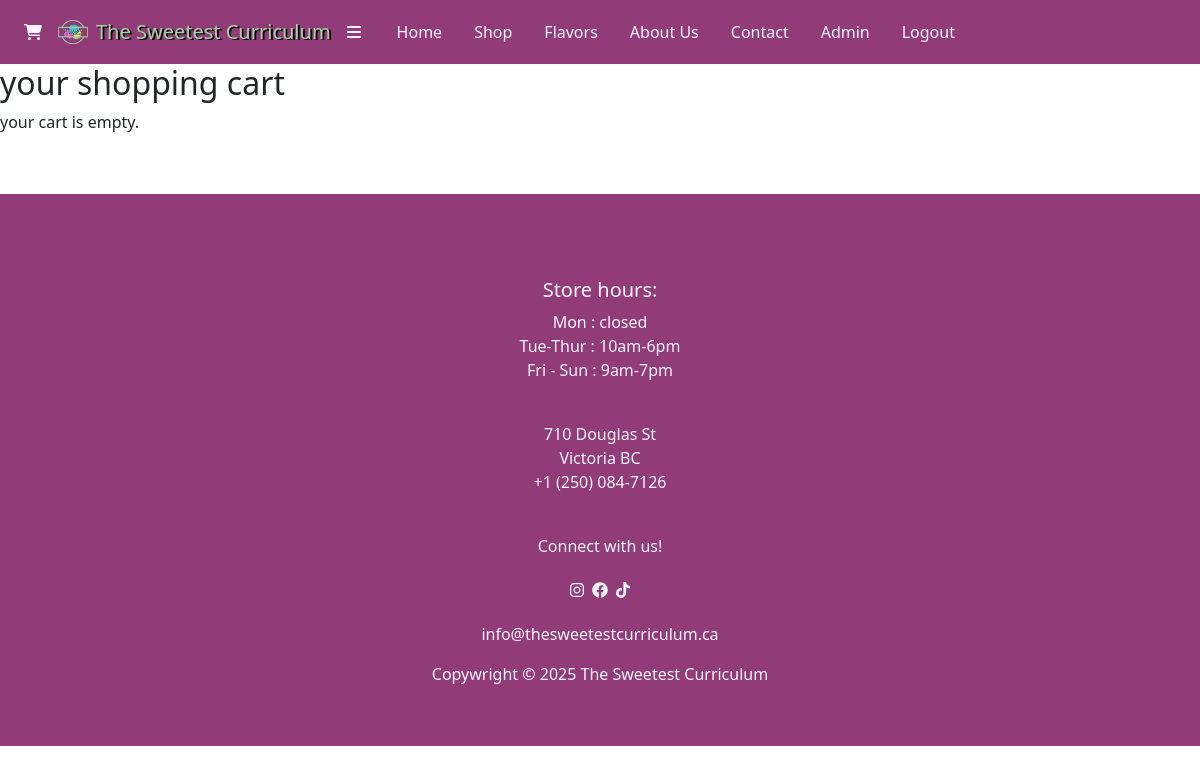
/cart.php (signed in), run on an earlier commit of the app's database.
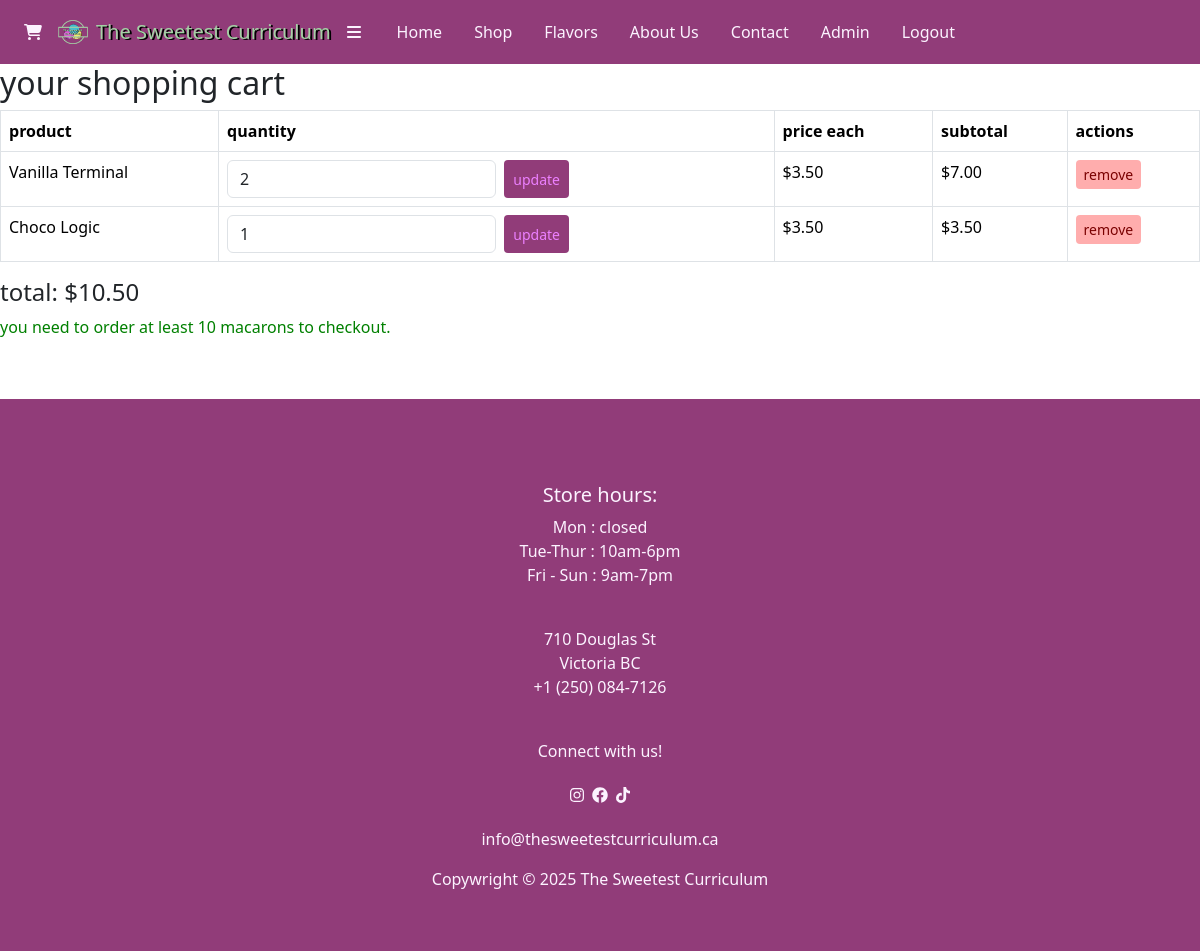
And on a later commit of the database.
### tables this page shows
CREATE TABLE cart (
    user_id INT NOT NULL,
    product_id INT NOT NULL,
    quantity INT NOT NULL,
    PRIMARY KEY (user_id, product_id),
    FOREIGN KEY (user_id) REFERENCES users(user_id),
    FOREIGN KEY (product_id) REFERENCES products(product_id)
);

CREATE TABLE products (
    product_id INT PRIMARY KEY AUTO_INCREMENT,
    productName VARCHAR(100) NOT NULL,
    price DECIMAL(10,2) NOT NULL,
    imageURL TEXT,
    description TEXT NOT NULL
);

### cart.php (the view, shortened to what this page needs)
<?php
include 'includes/header.php';
include 'database/db.php';
$user_id = $_SESSION['user_id'];
$sql = "SELECT cart.product_id, cart.quantity, products.productName, products.price
        FROM cart
        JOIN products ON cart.product_id = products.product_id
        WHERE cart.user_id = $user_id";
$result = mysqli_query($dbc, $sql);
$cart_items = [];
$total = 0;
if ($result) {
    while ($row = mysqli_fetch_assoc($result)) {
        $cart_items[] = $row;
    }
}
?>
<h2>your shopping cart</h2>
<?php if (count($cart_items) === 0): ?>
    <p>your cart is empty.</p>
<?php else: ?>
    <table class="table table-bordered">
        <thead>
            <tr>
                <th>product</th>
                <th>quantity</th>
                <th>price each</th>
                <th>subtotal</th>
                <th>actions</th>
            </tr>
        </thead>
        <tbody>
            <?php foreach ($cart_items as $item):
                $subtotal = $item['price'] * $item['quantity'];
                $total += $subtotal;
            ?>
                <tr>
                    <td><?= htmlspecialchars($item['productName']) ?></td>
                    <td>
                        <form action="update-cart.php" method="post" class="d-flex">
                            <input type="number" name="quantity" value="<?= $item['quantity'] ?>" min="1" class="form-control w-50 me-2">
                            <button class="btn btn-sm btn-update" type="submit">update</button>
                        </form>
                    </td>
                    <td>$<?= number_format($item['price'], 2) ?></td>
                    <td>$<?= number_format($subtotal, 2) ?></td>
                    <td>
                        <a href="delete-cart-item.php?product_id=<?= $item['product_id'] ?>" class="btn btn-sm btn-danger">remove</a>
                    </td>
                </tr>
            <?php endforeach; ?>
        </tbody>
    </table>
    <?php
        $total_quantity = 0;
        foreach ($cart_items as $item) {
            $total_quantity += $item['quantity'];
        }
    ?>
    <h4>total: $<?= number_format($total, 2) ?></h4>
    <?php if ($total_quantity >= 10): ?>
        <a href="order.php" class="btn btn-success">proceed to checkout</a>
        <?php else: ?>
            <p style="color: green;">you need to order at least 10 macarons to checkout.</p>
        <?php endif; ?>
    <?php endif; ?>
    <?php include 'includes/footer.php'; ?>

### includes/header.php (shortened to what this page needs)
<?php
    if (!isset($base_path)) $base_path = '';
?>
<!doctype html>
<html lang="en">
<head>
  <link href="https://cdn.jsdelivr.net/npm/bootstrap@5.3.3/dist/css/bootstrap.min.css" rel="stylesheet">
  <link rel="stylesheet" href="<?= $base_path ?>assets/css/styles.css">
</head>
<nav class="navbar navbar-expand-lg bg-body-tertiary">
  <div class="container-fluid">
    <button class="btn btn-primary" type="button">
      <a href="<?= $base_path ?>cart.php"><i class="fa-solid fa-cart-shopping"></i></a>
    </button>
    <a class="navbar-brand" href="<?= $base_path ?>index.php" id="navbar_brand">
      <img src="<?= $base_path ?>assets/images/logo.png" width="30" height="30" alt="The Sweetest Curriculum logo" class="logo">
      <div class="text_brand">The Sweetest Curriculum</div>
    </a>
    <button class="btn btn-primary" type="button" data-bs-toggle="offcanvas" data-bs-target="#offcanvas" aria-controls="offcanvas">
      <i class="fa-solid fa-bars"></i>
    </button>
    <div class="offcanvas offcanvas-start" tabindex="-1" id="offcanvas" aria-labelledby="offcanvasLabel">
      <div class="offcanvas-body">
        <ul class="navbar-nav">
            <li class="nav-item"><a class="nav-link" href="<?= $base_path ?>index.php">Home</a></li>
            <li class="nav-item"><a class="nav-link" href="<?= $base_path ?>store.php">Shop</a></li>
          <li class="nav-item"><a class="nav-link" href="<?= $base_path ?>flavors.php">Flavors</a></li>
          <li class="nav-item"><a class="nav-link" href="<?= $base_path ?>about.php">About Us</a></li>
          <li class="nav-item"><a class="nav-link" href="<?= $base_path ?>contact.php">Contact</a></li>
          <?php if(isset($_SESSION['logged-in']) && $_SESSION['logged-in']): ?>
            <?php if (!empty($_SESSION['isAdmin'])): ?>
              <li class="nav-item"><a class="nav-link" href="<?= $base_path ?>admin/dashboard.php">Admin</a></li>
            <?php endif; ?>
              <li class="nav-item"><a class="nav-link" href="<?= $base_path ?>logout.php">Logout</a></li>
          <?php else: ?>
              <li class="nav-item"><a class="nav-link" href="<?= $base_path ?>login.php">Log in</a></li>
            <?php endif; ?>
        </ul>
      </div>
    </div>
  </div>
</nav>

### includes/footer.php (shortened to what this page needs)
    <footer>
      <br>
      <h5>Store hours:</h5>
      <p>Mon : closed<br>
      Tue-Thur : 10am-6pm<br>
      Fri - Sun : 9am-7pm</p>
      <br>
      <p>710 Douglas St<br>
      Victoria BC<br>
      +1 (250) 084-7126</p>
      <br>
      <p id="connect">Connect with us!</p>
      <div class="icons d-flex justify-content-center">
        <ul class="list-group list-group-horizontal p-2">
          <li class="icon_list p-1 list-unstyled"><a href='https://www.instagram.com/' target=”_blank”><i class="fa-brands fa-instagram"></i></a></li>
          <li class="icon_list p-1 list-unstyled"><a href='https://www.facebook.com/' target=”_blank”></a><i class="fa-brands fa-facebook"></i></li>
          <li class="icon_list p-1 list-unstyled"><a href='https://www.tiktok.com/explore' target=”_blank”></a><i class="fa-brands fa-tiktok"></i></li>
        </ul>
      </div>
      <p>info@thesweetestcurriculum.ca</p>
      Copywright &copy; 2025 The Sweetest Curriculum
    </footer>
  </body>
</html>

### assets/css/styles.css (style rules this page uses)
.nav-link { margin-left: 1em; }
.navbar { --bs-navbar-brand-color: #FCF3FF; --bs-navbar-brand-hover-color: #FCF3FF; --bs-navbar-active-color: #FCF3FF; --bs-navbar-color: #FCF3FF; --bs-navbar-hover-color: #FCF3FF; }
.navbar a { color: #FCF3FF; }
#navbar_brand { justify-content: center; display: flex; }
.text_brand { margin: 4px; color: #A4D1A5; text-shadow: 2px 1px black; }
.navbar-brand { margin: 0; }
.btn-primary { border: #913c7900; --bs-btn-color: #FCF3FF; --bs-btn-bg: #00000000; --bs-btn-border-color: #00000000; background-color: #00000000; --bs-btn-hover-bg: #00000000; --bs-btn-active-bg: #00000000; }
.logo { margin: 4px; }
.offcanvas-body { background-color: #913C79; color: #FCF3FF; }
.offcanvas-body a { color: #FCF3FF; }
#connect { margin: 0; }
a { color: #913C79; }
footer a { color: #FCF3FF; }
.p-2 { padding: 1rem !important; }
.bg-body-tertiary { background-color: #913C79 !important; }
footer { color: #FCF3FF; padding: 5%; background-color: #913C79; text-align: center; margin-top: 5%; }
.btn-danger { background-color: #ffadad; border: none; color: #7a0000; }
.btn-update { color: #ec80ff; background-color:#913C79; }

What changed in the data, as far as the page shows it:
added cart: product.productName "Vanilla Terminal", quantity "2", product.price "3.50", subtotal "7.00"
added cart: product.productName "Choco Logic", quantity "1", product.price "3.50"
Also different on the page:
$total: (not shown) → "10.50"
text no longer shown: "your cart is empty."
text now shown: "product quantity price each subtotal actions total: $ you need to order at least 10 macarons to checkout."
